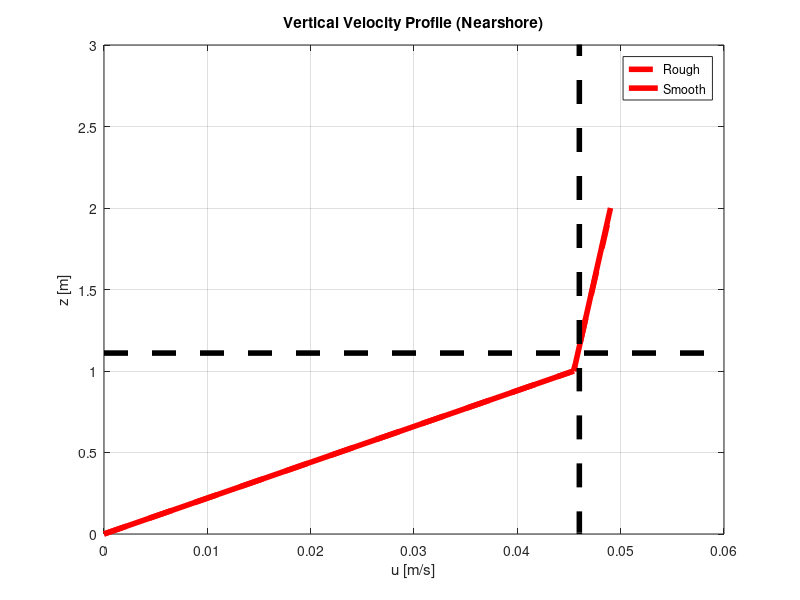
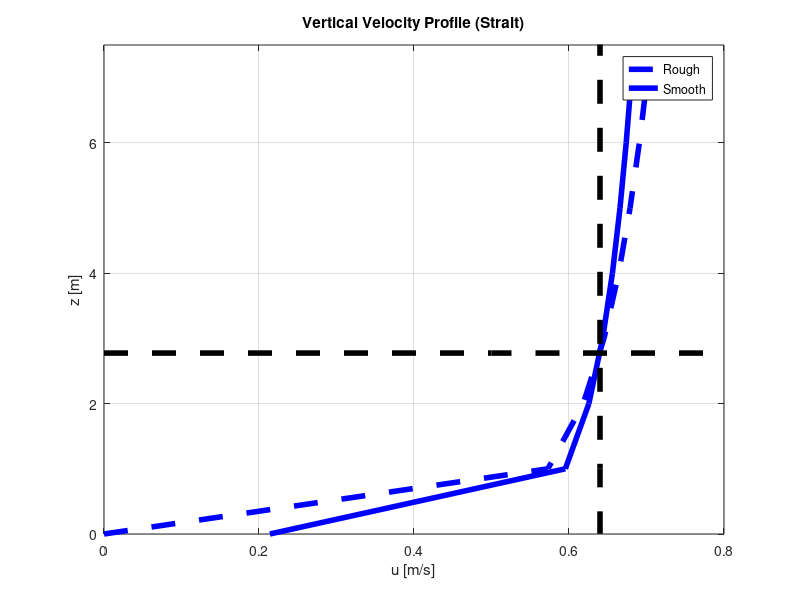

Source code (MATLAB) for these figures, in order: (Note: this script raises an error after producing the figures.)
clc
clear
close all
%%%%%%%%%%%%%%%%%%%%%%%%%%%%%%%%%%%%%%%%%%%%%%%%%%%%%%%%%%%%%%%%%%%%%%%%%%%%%%%%%%%%%%%%%%%%%%%%%%%%%%%%%%%%%%%%%%%%%%%%%%%%%%%%%%%%%%%%%%%%%%%%%%%%%%%%%%%%%%%%%%%%%%%%%%%%%%%%%%%%%%%%%%%%%%%%%%%%%%%%%%%%%%%%%%%%%%%%%%%
% Author: Una Schneck (schneck.una@gmail.com)
% 
% This code computes the unidirectionally flow speed at different depth within the strait and the nearshore.
%
% u(z) = (u_star/k)*ln(z/z0) <- Law of the Wall (with 4/10 rule which says that the depth-averaged flow is aprox equal to the flow at 4/10 of the depth)
%   z = from z0 to H
%   k = 0.4 (Von Karman Constant, dimensionless)
%       z0 = D/30 <-- assume rough turbulence (constant z0)
%       z0 = kin_visc/(9*u_star) <-- smooth turbulence 
%--------------------------------------------------------------------------------------------------------------------------------------------------------------------------------------------------------------------------
% External function requirements:
%   (1) figure_settings.m -- makes figures pretty
%--------------------------------------------------------------------------------------------------------------------------------------------------------------------------------------------------------------------------
% Code produces:
%   (1)  Plot of flow speed with depth for smooth and rough hydraulically flow in strait
%   (2)  Plot of flow speed with depth for smooth and rough hydraulically flow in nearshore
%---------------------------------------------------------------------------------------------------------------------------------------------------------------------------------------------------------------------------
% %Aprox time to run: < 1 minute
%---------------------------------------------------------------------------------------------------------------------------------------------------------------------------------------------------------------------------
% Cite: The Shoreline Shaping Capability of Waves and Tides at Titan's Lakes (Schneck et al.)
% 
% --------------------------------------------------------------------------------------------------------------------------------------------------------------------------------------------------------------------------
%%%%%%%%%%%%%%%%%%%%%%%%%%%%%%%%%%%%%%%%%%%%%%%%%%%%%%%%%%%%%%%%%%%%%%%%%%%%%%%%%%%%%%%%%%%%%%%%%%%%%%%%%%%%%%%%%%%%%%%%%%%%%%%%%%%%%%%%%%%%%%%%%%%%%%%%%%%%%%%%%%%%%%%%%%%%%%%%%%%%%%%%%%%%%%%%%%%%%%%%%%%%%%%%%%%%%%%%%%%
tic
%%%%%%%%%%%%%%%%%%%%%%%%%%%%%%%%%%%%%%%%%%%%%%%%%%%%%%%%%%%%%%%%%%%%%%%%%%%%%%%%%%%%%%%%%%%%%%%%%%%%%%%%%%%%%%%%%%%%%%%%%%%%%%%%%%%%%%%%%%%%%%%%%%%%%%%%%%%%%%%%%%%%%%%%%%%%%%%%%%%%%%%%%%%%%%%%%%%%%%%%%%%%%%%%%%%%%%%%%%%
%% --------------------------------------------------- 1 . CHARACTER OF GRAINS AND FLOW --------------------------------------------------------- %% 
%%%%%%%%%%%%%%%%%%%%%%%%%%%%%%%%%%%%%%%%%%%%%%%%%%%%%%%%%%%%%%%%%%%%%%%%%%%%%%%%%%%%%%%%%%%%%%%%%%%%%%%%%%%%%%%%%%%%%%%%%%%%%%%%%%%%%%%%%%%%%%%%%%%%%%%%%%%%%%%%%%%%%%%%%%%%%%%%%%%%%%%%%%%%%%%%%%%%%%%%%%%%%%%%%%%%%%%%%%%

% CONSTANTS
k = 0.4; % Von Karman Constant
d50 = [6.35e-5:1e-4:0.01]; % diameters for [finegrain sand gravel] [m]
D_mean = mean(d50); % [m]

%%%%%%%%%%%%%%%%%%%%%%%%%%%%%%%%%%%%%%%%%%%%%%%%%%%%%%%%%%%%%%%%%%%%%%%%%%%%%%%%%%%%%%%%%%%%%%%%%%%%%%%%%%%%%%%%%%%%%%%%%%%%%%%%%%%%%%%%%%%%%%%%%%%%%%%%%%%%%%%%%%%%%%%%%%%%%%%%%%%%%%%%%%%%%%%%%%%%%%%%%%%%%%%%%%%%%%%%%%%
%% --------------------------------------------------- 2 . PREVIOUS TIDAL PARAMETERS --------------------------------------------------------- %% 
%%%%%%%%%%%%%%%%%%%%%%%%%%%%%%%%%%%%%%%%%%%%%%%%%%%%%%%%%%%%%%%%%%%%%%%%%%%%%%%%%%%%%%%%%%%%%%%%%%%%%%%%%%%%%%%%%%%%%%%%%%%%%%%%%%%%%%%%%%%%%%%%%%%%%%%%%%%%%%%%%%%%%%%%%%%%%%%%%%%%%%%%%%%%%%%%%%%%%%%%%%%%%%%%%%%%%%%%%%%

% PREVIOUS TIDAL MODEL PARAMETERS
u_max_strait = 0.64; % m/s (Vincent 2018) table 3
u_min_strait = 0.12; % m/s (Vincent 2018) table 3
u_max_lake = 0.046; % m/s (Vincent 2016)  
u_min_lake = 0.02; % m/s (Vincent 2016)

u_strait = u_max_strait;
u_coast = u_max_lake;

% PREVIOUS TIDAL MODEL PARAMETERS AND RESULTS
rho_strait = 550; % kg/m3 (Vincent 2018)
rho_lake = 662; % kg/m3 (Vincent 2016)

dyn_vis_lake = 1736e-6; % Pa.S (Lorenz 2010)
kin_vis_lake = dyn_vis_lake/rho_lake; % m2/s
kin_vis_strait = 3e-7; % m2/s (Vincent 2018)

fluid_strait = [rho_strait kin_vis_strait];
fluid_lake = [rho_lake kin_vis_lake];

max_depth_strait = 15; % m (V-shaped basin) (Vincent 2018)
H_strait = max_depth_strait/2; % use the average? the reported velocity would be a depth-averaged one
H_lake = 3; % ~3 m (Vincent 2016, emailed to ask for better precision but not response yet)

%%%%%%%%%%%%%%%%%%%%%%%%%%%%%%%%%%%%%%%%%%%%%%%%%%%%%%%%%%%%%%%%%%%%%%%%%%%%%%%%%%%%%%%%%%%%%%%%%%%%%%%%%%%%%%%%%%%%%%%%%%%%%%%%%%%%%%%%%%%%%%%%%%%%%%%%%%%%%%%%%%%%%%%%%%%%%%%%%%%%%%%%%%%%%%%%%%%%%%%%%%%%%%%%%%%%%%%%%%%
%% --------------------------------------------------- 3 . LAW OF THE WALL --------------------------------------------------------- %% 
%%%%%%%%%%%%%%%%%%%%%%%%%%%%%%%%%%%%%%%%%%%%%%%%%%%%%%%%%%%%%%%%%%%%%%%%%%%%%%%%%%%%%%%%%%%%%%%%%%%%%%%%%%%%%%%%%%%%%%%%%%%%%%%%%%%%%%%%%%%%%%%%%%%%%%%%%%%%%%%%%%%%%%%%%%%%%%%%%%%%%%%%%%%%%%%%%%%%%%%%%%%%%%%%%%%%%%%%%%%

% A. - NEARSHORE %%%%%%%%%%%%%%%%%%%%%%%%%%%%%%%%%%%%%%%%%%%%%%%%%%%%%%%%%%%%%%%%%%%%%%%%%%%%%%%%%%%%%%%%%%%%%%%%%%%%%%%%%%%%%%%%%%%%%%%%%%%%%%%%%%%%%%%%%%%%%%%%%%%%%%%%%%%%%%%%%%%%%%%%%%%%%%%%%%%%%%%%%%%%%%%%%%%%%%%%%%

% (1) HYDRAULICALLY ROUGH 
z0_coast = D_mean/30;
u_star_coast = (u_coast*k)/log(0.37*H_lake/z0_coast); % using 4/10 rule to define u_star
z_coast = z0_coast:H_lake; % depth of flow to top of log layer
u_z_coast = (u_star_coast/k).*log(z_coast./z0_coast);
% (2) HYDRAULICALLY SMOOTH 
z0_coast_smooth = kin_vis_lake/(9*u_star_coast);
u_star_coast_smooth = (u_coast*k)/log(0.37*H_lake/z0_coast_smooth); % using 4/10 rule to define u_star
z_coast_smooth = z0_coast_smooth:H_lake;
u_z_coast_smooth = (u_star_coast_smooth/k).*log(z_coast_smooth./z0_coast_smooth);

% B. - STRAIT %%%%%%%%%%%%%%%%%%%%%%%%%%%%%%%%%%%%%%%%%%%%%%%%%%%%%%%%%%%%%%%%%%%%%%%%%%%%%%%%%%%%%%%%%%%%%%%%%%%%%%%%%%%%%%%%%%%%%%%%%%%%%%%%%%%%%%%%%%%%%%%%%%%%%%%%%%%%%%%%%%%%%%%%%%%%%%%%%%%%%%%%%%%%%%%%%%%%%%%%%%%%%

% (1) HYDRAULICALLY ROUGH 
z0_strait = D_mean/30;
u_star_strait = (u_strait*k)/log(0.37*H_strait/z0_strait); % using 4/10 rule to define u_star
z_strait = z0_strait:H_strait;
u_z_strait = (u_star_strait/k).*log(z_strait./z0_strait);
% (2) HYDRAULICALLY SMOOTH 
z0_strait_smooth = kin_vis_strait/(9*u_star_strait);
u_star_strait_smooth = (u_strait*k)/log(0.37*H_strait/z0_strait_smooth); % using 4/10 rule to define u_star
z_strait_smooth = z_strait:H_strait;
u_z_strait_smooth = (u_star_strait_smooth/k).*log(z_strait_smooth./z0_strait_smooth);


% percent differences between rough and smooth
difference_strait = (abs(u_z_strait - u_z_strait_smooth)./((u_z_strait + u_z_strait_smooth)./2)).*100
difference_lake = (abs(u_z_coast - u_z_coast_smooth)./((u_z_coast + u_z_coast_smooth)./2)).*100

%%%%%%%%%%%%%%%%%%%%%%%%%%%%%%%%%%%%%%%%%%%%%%%%%%%%%%%%%%%%%%%%%%%%%%%%%%%%%%%%%%%%%%%%%%%%%%%%%%%%%%%%%%%%%%%%%%%%%%%%%%%%%%%%%%%%%%%%%%%%%%%%%%%%%%%%%%%%%%%%%%%%%%%%%%%%%%%%%%%%%%%%%%%%%%%%%%%%%%%%%%%%%%%%%%%%%%%%%%%
%% --------------------------------------------------- 4 . PLOTTING --------------------------------------------------------- %% 
%%%%%%%%%%%%%%%%%%%%%%%%%%%%%%%%%%%%%%%%%%%%%%%%%%%%%%%%%%%%%%%%%%%%%%%%%%%%%%%%%%%%%%%%%%%%%%%%%%%%%%%%%%%%%%%%%%%%%%%%%%%%%%%%%%%%%%%%%%%%%%%%%%%%%%%%%%%%%%%%%%%%%%%%%%%%%%%%%%%%%%%%%%%%%%%%%%%%%%%%%%%%%%%%%%%%%%%%%%%

% PLOTTING VARIABLES
vertical_line_ustrait = u_strait.*ones(1,5);
vertical_line_ucoast = u_coast.*ones(1,5);
z_fourtenths_strait = .37.*H_strait.*ones(1,5); 
z_fourtenths_lake = .37.*H_lake.*ones(1,5); 

figure;
set(gcf, 'Units', 'Normalized', 'OuterPosition', [0 0 1 1]);
h1 = plot(u_z_coast,z_coast,'--r','LineWidth',4);
hold on;
h2 = plot(u_z_coast_smooth,z_coast_smooth,'-r','LineWidth',4);
h3 = plot([0 0.4 0.5 0.6 0.8],z_fourtenths_lake,'--k','LineWidth',4);
h4 = plot(vertical_line_ucoast,[10^-6 10^-4 10^-2 10^0 10^1],'--k','LineWidth',4);
hold off;
legend([h1 h2],{'Rough','Smooth'})
xlabel('u [m/s]')
ylabel('z [m]')
grid on;
title('Vertical Velocity Profile (Nearshore)')
box on;
xlim([0 0.06])
ylim([0 H_lake])

figure;
set(gcf, 'Units', 'Normalized', 'OuterPosition', [0 0 1 1]);
hh1 = plot(u_z_strait,z_strait,'--b','LineWidth',4);
hold on;
hh2 = plot(u_z_strait_smooth,z_strait_smooth,'-b','LineWidth',4);
hh3 = plot([0 0.4 0.5 0.6 0.8],z_fourtenths_strait,'--k','LineWidth',4);
hh4 = plot(vertical_line_ustrait,[10^-6 10^-4 10^-2 10^0 10^1],'--k','LineWidth',4);
hold off;
legend([hh1 hh2],{'Rough','Smooth'})
xlabel('u [m/s]')
ylabel('z [m]')
grid on;
title('Vertical Velocity Profile (Strait)')
box on;
ylim([0 H_strait])

addpath('..\resources\helper_functions')
figure_settings(20,'Bold',1)
toc
